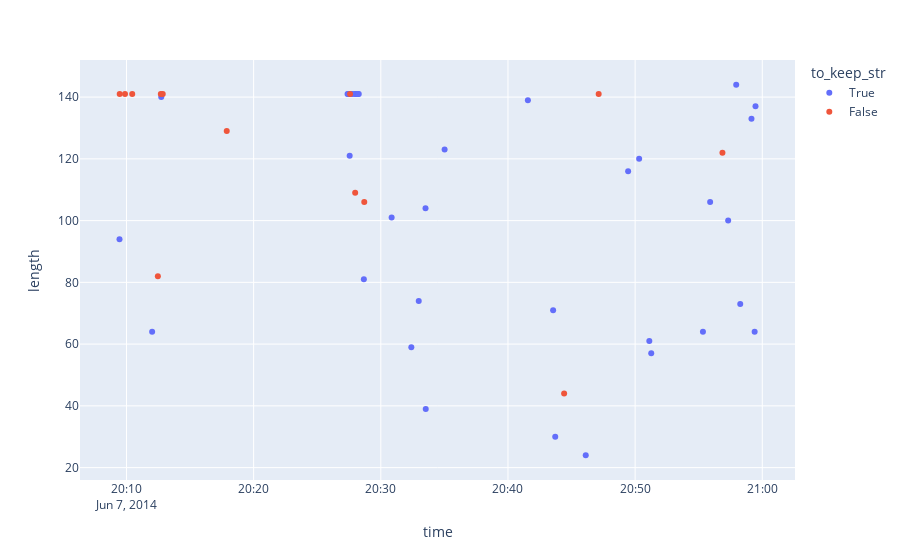

Source (notebook cell):
### Markdown cell above
We can see the results of the cleanup after you run the following cell. The scatter plot now shows which tweets out of our sample we removed. \\
 _(If you have difficulty distinguishing between the colors used in the plot, please look at the **FAQ** on how to enhance visibility)_

### Code cell
# this line combines the two columns into a new one using binary operators
# ~ is not, | is or --> keep everything that is not a retweet or a duplicate
tweets['to_keep'] = ~ (tweets.is_retweet | tweets.is_duplicate)

# hack because plotly has a bug for using bools as coloring attribute
tweets['to_keep_str'] = tweets['to_keep'].astype(str)

px.scatter(tweets[5000:5050],x='time',y='length',color='to_keep_str',hover_data=['tweet_text'], color_discrete_sequence=px.colors.qualitative.Plotly)

### Figure 1 — Plotly figure (JSON) as saved in the notebook; plotly's stock layout.template omitted (floating-point values rounded to 4 significant figures)
{"data": [{"customdata": [["To Accomplish Dream #19, i should first Accomplish Dream #1 (A dream i dreamed when i was 6 )\n"], ["I Dreamed a Dream - alcoholic version. 👍 http://t.co/PwnIz4shCy\n"], ["@StephanieKelsey wow, what a nite! All I dreamed about was #TurkeyHill Natural Ice Cream! and #itsthisormurder--What a Nite #TRKAmbassador!\n"], ["@Luke5SOS  I dreamed to take you in my arms... It was a dream. I love you so much. You're my sunshine. You're my hero. Please follow me?💕🙊51\n"], ["@Luke5SOS  I dreamed to take you in my arms... It was a dream. I love you so much. You're my sunshine. You're my hero. Please follow me?💕🙊52\n"], ["@Luke5SOS  I dreamed to take you in my arms... It was a dream. I love you so much. You're my sunshine. You're my hero. Please follow me?💕🙊53\n"], ["@Luke5SOS I dreamed that you had followed me,think you should make that dream real.Be my 1/4 pleasefollow me. I love you\n"], ["@Luke5SOS  I dreamed to take you in my arms... It was a dream. I love you so much. You're my sunshine. You're my hero. Please follow me?💕🙊54\n"], ["@Luke5SOS  I dreamed to take you in my arms... It was a dream. I love you so much. You're my sunshine. You're my hero. Please follow me?💕🙊55\n"], ["@Luke5SOS  I dreamed to take you in my arms... It was a dream. I love you so much. You're my sunshine. You're my hero. Please follow me?💕🙊56\n"], ["@Luke5SOS  I dreamed to take you in my arms... It was a dream. I love you so much. You're my sunshine. You're my hero. Please follow me?💕🙊57\n"], ["@Luke5SOS  I dreamed to take you in my arms... It was a dream. I love you so much. You're my sunshine. You're my hero. Please follow me?💕🙊58\n"], ["@Luke5SOS  I dreamed to take you in my arms... It was a dream. I love you so much. You're my sunshine. You're my hero. Please follow me?💕🙊59\n"], ["@Luke5SOS  I dreamed to take you in my arms... It was a dream. I love you so much. You're my sunshine. You're my hero. Please follow me?💕🙊60\n"], ["@heyheydamn @HappyMathilda @b3mus3d I dreamed she was on Hannibal! God you perv.\n"], ["@HunterPageXXX you were in my dream this morning I dreamed we were best friends (wishful thinking) 💙\n"], ["In my window I see everything I dreamed about n wish I has\n"], ["Living the life I dreamed.... I'm feeling better then money right now!!!!\n"], ["@CollabroGlobal well done you're amazing! Would love to hear you sing I dreamed a dream from les mis!🎉👏\n"], ["I dreamed that love would never die...\n"], ["I dreamed a dream cover - les miz #Anne #hathaway #discoverme #noticeme #omg #hikeek #chilling 🎵🎵🎼🎼 http://t.co/IcV6XOqGvs\n"], ["So I dreamed about a dream that was involved with a dream that the dream was a dream and that dream became a dream. That's how dreams are.\n"], ["@Harry_Styles This night I dreamed you were my geography teacher haha!\n"], ["i dreamed that i made a tweet\n"], ["i dreamed i had a baby.\n"], ["I dreamed I got arrested last night and put in a jail cell suspended from the ceiling. Been watching too much oitnb\n"], ["@_ardeej i dreamed i woke up in the middle of the night and started browsing twitter and saw a tweet from my ebooks bot\n"], ["@drew_dog74 I told you, Drew. I dreamed you were watching us\n"], ["@earthIings i dreamed i and some of tlist were kidnapped\n"], ["\"I wondered if she dreamed, dreamed of me as I dreamed of her.\"\n"], ["If u dream it u can do it ? Well  I dreamed I fucked &amp; married lil Wayne ! still ain't happened yet 🙍\n"], ["I liked a @YouTube video http://t.co/BkxlntibXc I Dreamed a Dream Anne Hathaway Les Miserables 2012\n"], ["&gt; overly plush bed. My mind raced. I dreamed that @sanguine_moon slept beside me. His hand moving over my hip. His lips tracing my own. &gt;\n"], ["I dreamed I got my ACT scores and I had a 26!!! &gt;&gt;&lt;&lt;&lt;&gt;\n"], ["I just woke up from the longest nap and I dreamed I was cutting a girls hair in my pj's, with dull shears that kept falling apart. 😳\n"], ["@kellawicked I dreamed a dream in time gone byyyyyyyyy.........\n"], ["I dreamed that I was in a plane crash.  It flew straight off the runway and into water.  A lot of my nightmares involve bodies of water.\n"]], "hovertemplate": "to_keep_str=True<br>time=%{x}<br>length=%{y}<br>tweet_text=%{customdata[0]}<extra></extra>", "legendgroup": "True", "marker": {"color": "#636EFA", "symbol": "circle"}, "mode": "markers", "name": "True", "orientation": "v", "showlegend": true, "type": "scatter", "x": ["2014-06-07T20:09:27+00:00", "2014-06-07T20:12:01+00:00", "2014-06-07T20:12:44+00:00", "2014-06-07T20:27:23+00:00", "2014-06-07T20:27:27+00:00", "2014-06-07T20:27:32+00:00", "2014-06-07T20:27:33+00:00", "2014-06-07T20:27:40+00:00", "2014-06-07T20:27:45+00:00", "2014-06-07T20:27:58+00:00", "2014-06-07T20:28:02+00:00", "2014-06-07T20:28:07+00:00", "2014-06-07T20:28:12+00:00", "2014-06-07T20:28:16+00:00", "2014-06-07T20:28:40+00:00", "2014-06-07T20:30:51+00:00", "2014-06-07T20:32:24+00:00", "2014-06-07T20:32:59+00:00", "2014-06-07T20:33:31+00:00", "2014-06-07T20:33:32+00:00", "2014-06-07T20:35:01+00:00", "2014-06-07T20:41:34+00:00", "2014-06-07T20:43:33+00:00", "2014-06-07T20:43:43+00:00", "2014-06-07T20:46:07+00:00", "2014-06-07T20:49:27+00:00", "2014-06-07T20:50:19+00:00", "2014-06-07T20:51:07+00:00", "2014-06-07T20:51:16+00:00", "2014-06-07T20:55:20+00:00", "2014-06-07T20:55:54+00:00", "2014-06-07T20:57:19+00:00", "2014-06-07T20:57:57+00:00", "2014-06-07T20:58:16+00:00", "2014-06-07T20:59:09+00:00", "2014-06-07T20:59:24+00:00", "2014-06-07T20:59:28+00:00"], "xaxis": "x", "y": [94, 64, 140, 141, 141, 141, 121, 141, 141, 141, 141, 141, 141, 141, 81, 101, 59, 74, 104, 39, 123, 139, 71, 30, 24, 116, 120, 61, 57, 64, 106, 100, 144, 73, 133, 64, 137], "yaxis": "y"}, {"customdata": [["RT @WeAreMadrid10: Karim Benzema: \"I came to Real Madrid to win La Decima. I dreamed all my life about that cup.\" #HalaMadrid http://t.co/S…\n"], ["RT @WeAreMadrid10: Karim Benzema: \"I came to Real Madrid to win La Decima. I dreamed all my life about that cup.\" #HalaMadrid http://t.co/S…\n"], ["RT @WeAreMadrid10: Karim Benzema: \"I came to Real Madrid to win La Decima. I dreamed all my life about that cup.\" #HalaMadrid http://t.co/S…\n"], ["RT @CarysJones36: I Dreamed a Dream - alcoholic version. 👍 http://t.co/PwnIz4shCy\n"], ["RT @WeAreMadrid10: Karim Benzema: \"I came to Real Madrid to win La Decima. I dreamed all my life about that cup.\" #HalaMadrid http://t.co/S…\n"], ["RT @WeAreMadrid10: Karim Benzema: \"I came to Real Madrid to win La Decima. I dreamed all my life about that cup.\" #HalaMadrid http://t.co/S…\n"], ["RT @ash_mashley: there have been so many times that I have dreamt something and then it actually happens and it's really weird 😳\n"], ["RT @WeAreMadrid10: Karim Benzema: \"I came to Real Madrid to win La Decima. I dreamed all my life about that cup.\" #HalaMadrid http://t.co/S…\n"], ["RT @windsehuncom: 20140607 DREAM CONCERT #세훈  I dreamed a dreamhttp://t.co/RIvZnxbc1r http://t.co/AHMFfMxZb1\n"], ["RT @iTEJU: Karim Benzema: \"I came to Real Madrid to win La Decima. I dreamed all my life about that cup.\"\n"], ["RT @fat_barb: i dreamed that i made a tweet\n"], ["RT @WeAreMadrid10: Karim Benzema: \"I came to Real Madrid to win La Decima. I dreamed all my life about that cup.\" #HalaMadrid http://t.co/S…\n"], ["RT @KalaLoveee: If u dream it u can do it ? Well  I dreamed I fucked &amp; married lil Wayne ! still ain't happened yet 🙍\n"]], "hovertemplate": "to_keep_str=False<br>time=%{x}<br>length=%{y}<br>tweet_text=%{customdata[0]}<extra></extra>", "legendgroup": "False", "marker": {"color": "#EF553B", "symbol": "circle"}, "mode": "markers", "name": "False", "orientation": "v", "showlegend": true, "type": "scatter", "x": ["2014-06-07T20:09:28+00:00", "2014-06-07T20:09:53+00:00", "2014-06-07T20:10:27+00:00", "2014-06-07T20:12:28+00:00", "2014-06-07T20:12:42+00:00", "2014-06-07T20:12:51+00:00", "2014-06-07T20:17:53+00:00", "2014-06-07T20:27:35+00:00", "2014-06-07T20:27:59+00:00", "2014-06-07T20:28:42+00:00", "2014-06-07T20:44:25+00:00", "2014-06-07T20:47:08+00:00", "2014-06-07T20:56:52+00:00"], "xaxis": "x", "y": [141, 141, 141, 82, 141, 141, 129, 141, 109, 106, 44, 141, 122], "yaxis": "y"}], "layout": {"legend": {"title": {"text": "to_keep_str"}, "tracegroupgap": 0}, "margin": {"t": 60}, "xaxis": {"anchor": "y", "domain": [0, 1], "title": {"text": "time"}}, "yaxis": {"anchor": "x", "domain": [0, 1], "title": {"text": "length"}}}}
